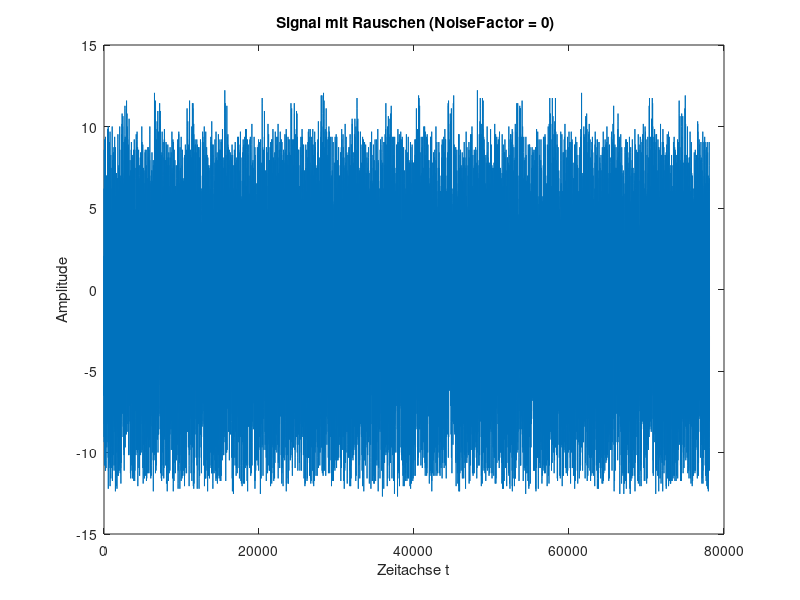

Write MATLAB code to recreate this figure. (Note: this script raises an error after producing the figure.)
%NUE Auswertung Aufgabe 1, verrauschte Signale

%Signale laden
nf0 = load('signal_rauschen(0)');
nf128 = load('signal_rauschen(128)');
nf255 = load('signal_rauschen(255)');

figure(1);
plot(nf0.A)
xlabel('Zeitachse t');
ylabel('Amplitude');
title('\bf Signal mit Rauschen (NoiseFactor = 0)');
AXIS([0 4*10^(4) -15 15]);

figure(2);
plot(nf128.A)
xlabel('Zeitachse t');
ylabel('Amplitude');
title('\bf Signal mit Rauschen (NoiseFactor = 128)');
AXIS([0 4*10^(4) -2.5 2.5]);

figure(3);
plot(nf255.A)
xlabel('Zeitachse t');
ylabel('Amplitude');
title('\bf Signal mit Rauschen (NoiseFactor = 255)');
AXIS([0 4*10^(4) -15 15]);

